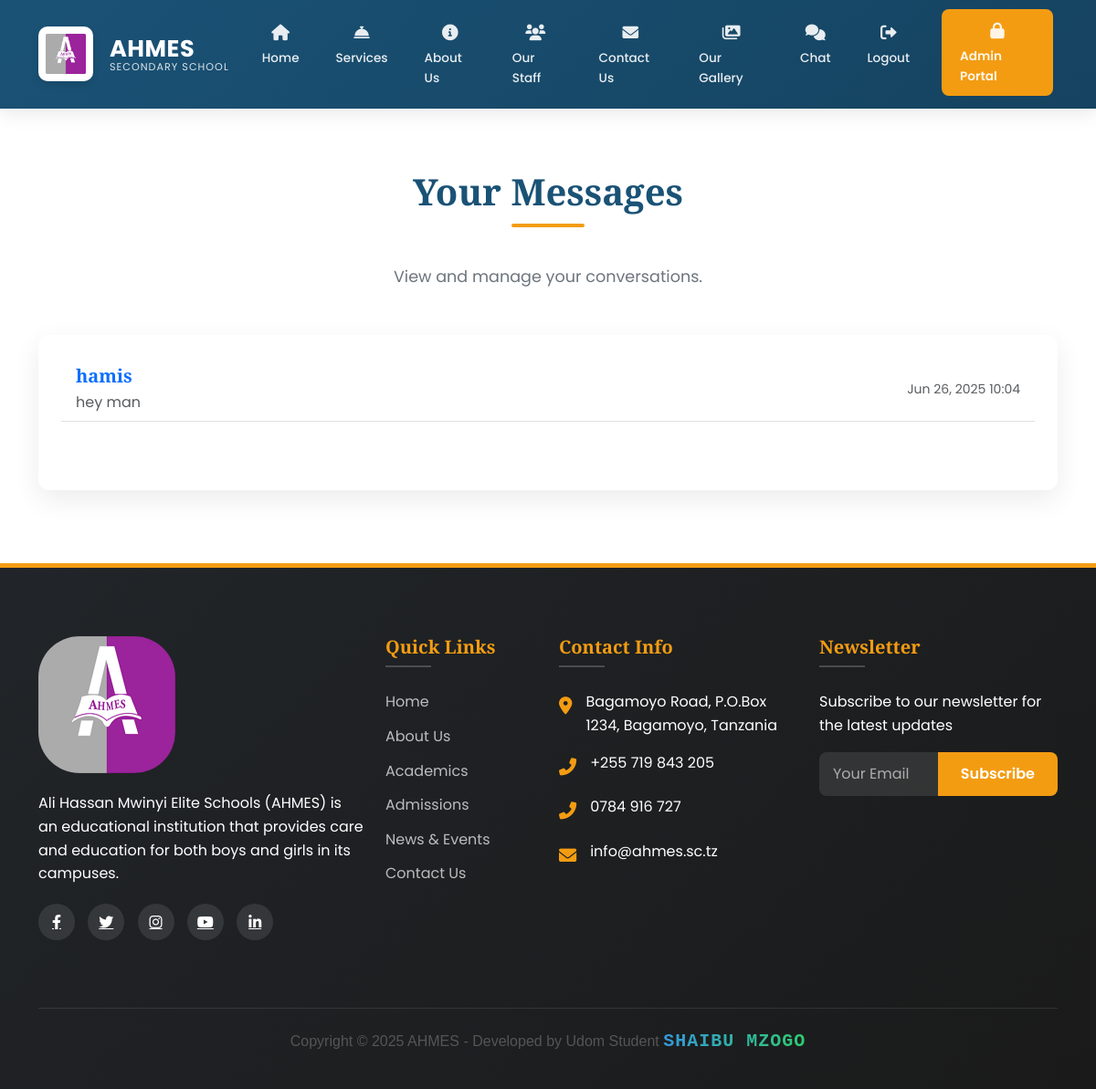
The app's page /inbox/ (signed in), older data.
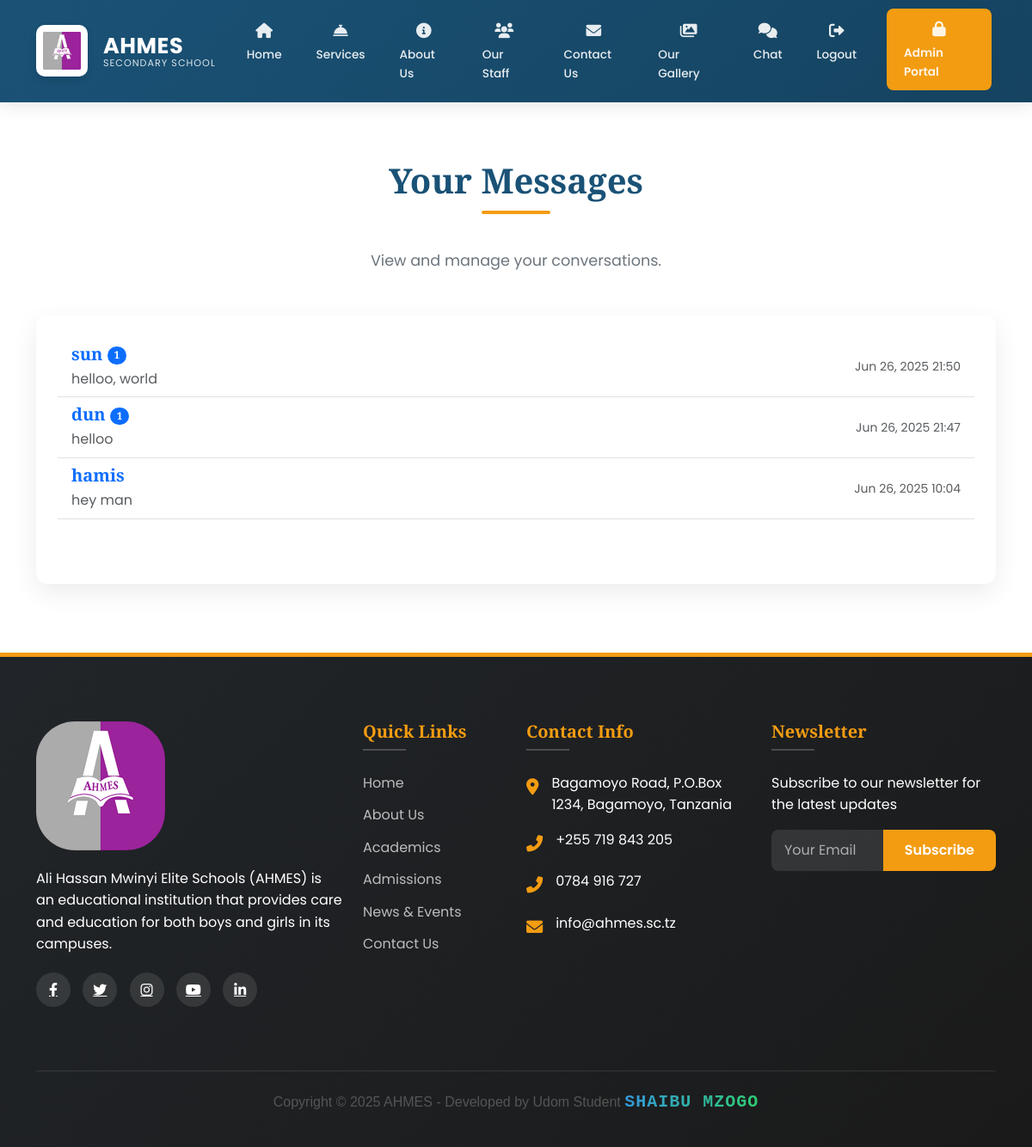
The same page, newer data.
### main/models.py (models this page shows, shortened)
class Conversation(models.Model):
    participants = models.ManyToManyField(User, related_name='conversations')
    created_at = models.DateTimeField(auto_now_add=True)
    updated_at = models.DateTimeField(auto_now=True)
    class Meta:
        ordering = ['-updated_at']

class User(AbstractUser):
    is_admin = models.BooleanField(default=False)
    is_staff_member = models.BooleanField(default=False)
    groups = models.ManyToManyField(
        Group,
        verbose_name=_('groups'),
        blank=True,
        help_text=_(
            'The groups this user belongs to. A user will get all permissions '
            'granted to each of their groups.'
        ),
        related_name="custom_user_set",
        related_query_name="user",
    )
    user_permissions = models.ManyToManyField(
        Permission,
        verbose_name=_('user permissions'),
        blank=True,
        help_text=_('Specific permissions for this user.'),
        related_name="custom_user_set",
        related_query_name="user",
    )
    class Meta:
        swappable = 'AUTH_USER_MODEL'
        db_table = 'auth_user'  # Optional: keeps the same table name as default User

class Message(models.Model):
    conversation = models.ForeignKey(Conversation, on_delete=models.CASCADE, related_name='messages')
    sender = models.ForeignKey(User, on_delete=models.CASCADE)
    content = models.TextField()
    timestamp = models.DateTimeField(auto_now_add=True)
    is_read = models.BooleanField(default=False)
    class Meta:
        ordering = ['timestamp']

### main/views.py (the view)
# urls.py: path('inbox/', inbox, name='inbox'),
@login_required
def inbox(request):
    conversations = Conversation.objects.filter(
        participants=request.user
    ).prefetch_related(
        'participants',
        'messages',
        'messages__sender'
    ).annotate(
        last_message_time=Max('messages__timestamp')
    ).order_by('-last_message_time')
    conversations_with_other = []
    for conversation in conversations:
        other_user = conversation.participants.exclude(id=request.user.id).first()
        last_message = conversation.messages.order_by('-timestamp').first()
        unread_count = conversation.messages.filter(
            is_read=False
        ).exclude(
            sender=request.user
        ).count()
        conversations_with_other.append({
            'conversation': conversation,
            'other_user': other_user,
            'last_message': last_message,
            'unread_count': unread_count
        })
    return render(request, 'chat/inbox.html', {
        'conversations_with_other': conversations_with_other
    })

### main/context_processors.py (called while the page is built)
def admin_counts(request):
    if request.user.is_authenticated and request.user.is_admin:
        return {
            'pending_comments': Comment.objects.filter(is_approved=False).count(),
            'gallery_count': Gallery.objects.count(),
        }
    return {}

### main/templates/chat/inbox.html (shortened to what this page needs)
{% extends 'main/base.html' %}
{% block content %}
<section class="section">
  <div class="container">
    <h2 class="section-title">Your Messages</h2>
    <p class="section-subtitle">View and manage your conversations.</p>
    <div class="row">
      <div class="col-12">
        <div class="card" data-aos="fade-up">
          <div class="card-body">
            <div id="conversationsList">
              {% if conversations_with_other %}
                <ul class="list-group list-group-flush" id="conversationsContainer">
                  {% for item in conversations_with_other %}
                    <li class="list-group-item conversation-item" data-conversation-id="{{ item.conversation.id }}">
                      <a href="{% url 'chat' item.conversation.id %}" class="text-decoration-none">
                        <div class="d-flex justify-content-between align-items-center">
                          <div>
                            <h5 class="mb-1">
                              {{ item.other_user.username }}
                              {% if item.unread_count > 0 %}
                                <span class="badge bg-primary rounded-pill unread-count">{{ item.unread_count }}</span>
                              {% endif %}
                            </h5>
                            {% if item.last_message %}
                              <p class="mb-0 text-muted last-message">
                                {{ item.last_message.content|truncatechars:50 }}
                              </p>
                            {% endif %}
                          </div>
                          <div class="text-end">
                            {% if item.last_message %}
                              <small class="text-muted d-block message-time">
                                {{ item.last_message.timestamp|date:"M d, Y H:i" }}
                              </small>
                            {% endif %}
                          </div>
                        </div>
                      </a>
                    </li>
                  {% endfor %}
                </ul>
              {% else %}
                <p class="text-center text-muted">No conversations yet. Start a new conversation!</p>
              {% endif %}
            </div>
          </div>
        </div>
      </div>
    </div>
  </div>
</section>
{% endblock %}
{% block extra_js %}
<link rel="stylesheet" href="https://cdnjs.cloudflare.com/ajax/libs/font-awesome/6.0.0/css/all.min.css">
{% endblock %}

### main/templates/main/base.html (shortened to what this page needs)
<!DOCTYPE html>
<html lang="en">
  <head>
    {% load static %}
    <link
      href="https://cdn.jsdelivr.net/npm/bootstrap@5.3.2/dist/css/bootstrap.min.css"
      rel="stylesheet"
    />
    <link
      rel="stylesheet"
      href="https://cdnjs.cloudflare.com/ajax/libs/font-awesome/6.4.0/css/all.min.css"
    />
    <link href="https://unpkg.com/aos@2.3.1/dist/aos.css" rel="stylesheet" />
    <link
      href="https://cdn.jsdelivr.net/npm/bootstrap@5.3.0/dist/css/bootstrap.min.css"
      rel="stylesheet"
    />
    <link
      href="https://cdn.jsdelivr.net/npm/aos@2.3.4/dist/aos.css"
      rel="stylesheet"
    />
    <link
      href="https://cdnjs.cloudflare.com/ajax/libs/font-awesome/6.0.0/css/all.min.css"
      rel="stylesheet"
    />
  </head>
  <body>
    <br />
    <nav class="navbar navbar-expand-lg navbar-dark fixed-top">
      <div class="container">
        <a
          class="navbar-brand d-flex align-items-center"
          href="{% url 'home' %}"
        >
          <div class="logo-container me-2">
            <img
              src="{% static 'images/Ahmes.PNG' %}"
              alt="AHMES Logo"
              class="logo-img"
            />
          </div>
          <div class="brand-text">
            <span class="brand-name">AHMES</span>
            <span class="brand-subtitle">SECONDARY SCHOOL</span>
          </div>
        </a>
        <div class="collapse navbar-collapse" id="navbarNav">
          <ul class="navbar-nav ms-auto">
            <li class="nav-item">
              <a
                class="nav-link {% if request.path == '/' %}active{% endif %}"
                href="{% url 'home' %}"
              >
                <span class="nav-icon"><i class="fas fa-home"></i></span>
                <span class="nav-text">Home</span>
              </a>
            </li>
            <li class="nav-item">
              <a
                class="nav-link {% if 'services' in request.path %}active{% endif %}"
                href="{% url 'services' %}"
              >
                <span class="nav-icon"
                  ><i class="fas fa-concierge-bell"></i
                ></span>
                <span class="nav-text">Services</span>
              </a>
            </li>
            <li class="nav-item">
              <a
                class="nav-link {% if 'about' in request.path %}active{% endif %}"
                href="{% url 'about' %}"
              >
                <span class="nav-icon"><i class="fas fa-info-circle"></i></span>
                <span class="nav-text">About Us</span>
              </a>
            </li>
            <li class="nav-item">
              <a
                class="nav-link {% if 'staff' in request.path %}active{% endif %}"
                href="{% url 'staff' %}"
              >
                <span class="nav-icon"><i class="fas fa-users me-1"></i></span>
                <span class="nav-text">Our Staff</span>
              </a>
            </li>
            <li class="nav-item">
              <a
                class="nav-link {% if 'contact' in request.path %}active{% endif %}"
                href="{% url 'contact' %}"
              >
                <span class="nav-icon"><i class="fas fa-envelope"></i></span>
                <span class="nav-text">Contact Us</span>
              </a>
            </li>
            <li class="nav-item">
              <a
                class="nav-link {% if 'gallery' in request.path %}active{% endif %}"
                href="{% url 'gallery' %}"
              >
                <span class="nav-icon"><i class="fas fa-images"></i></span>
                <span class="nav-text">Our Gallery</span>
              </a>
            </li>
            {% if user.is_authenticated %}
            <li class="nav-item">
              <a
                class="nav-link {% if 'chat' in request.path %}active{% endif %}"
                href="{% url 'inbox' %}"
              >
                <span class="nav-icon"><i class="fas fa-comments"></i></span>
                <span class="nav-text">Chat</span>
              </a>
            </li>
            {% endif %}
            <li class="nav-item">
  {% if request.user.is_authenticated %}
    <a
      class="nav-link"
      href="{% url 'logout' %}"
      onclick="event.preventDefault(); document.getElementById('logout-form').submit();"
    >
      <span class="nav-icon"><i class="fas fa-sign-out-alt"></i></span>
      <span class="nav-text">Logout</span>
    </a>
  {% endif %}
</li>
            <li class="nav-item">
              <a class="nav-link cta-button" href="{% url 'admin_login' %}">
                <span class="nav-icon"><i class="fas fa-lock"></i></span>
                <span class="nav-text">Admin Portal</span>
              </a>
            </li>
          </ul>
        </div>
      </div>
    </nav>
    {% block content %}{% endblock %}
    <footer>
      <div class="container">
        <div class="row">
          <div class="col-lg-4 mb-4" data-aos="fade-up">
            <img
              src="{% static 'images/Ahmes.PNG' %}"
              alt="AHMES Logo"
              class="footer-logo"
              style="border-radius: 30%"
            />
            <div class="footer-about">
              <p>
                Ali Hassan Mwinyi Elite Schools (AHMES) is an educational
                institution that provides care and education for both boys and
                girls in its campuses.
              </p>
            </div>
            <div class="social-icons">
              <a href="#"><i class="fab fa-facebook-f"></i></a>
              <a href="#"><i class="fab fa-twitter"></i></a>
              <a href="#"><i class="fab fa-instagram"></i></a>
              <a href="#"><i class="fab fa-youtube"></i></a>
              <a href="#"><i class="fab fa-linkedin-in"></i></a>
            </div>
          </div>
          <div
            class="col-lg-2 col-md-6 mb-4"
            data-aos="fade-up"
            data-aos-delay="100"
          >
            <div class="footer-links">
              <h5>Quick Links</h5>
              <ul>
                <li><a href="#">Home</a></li>
                <li><a href="#">About Us</a></li>
                <li><a href="#">Academics</a></li>
                <li><a href="#">Admissions</a></li>
                <li><a href="#">News & Events</a></li>
                <li><a href="#">Contact Us</a></li>
              </ul>
            </div>
          </div>
          <div
            class="col-lg-3 col-md-6 mb-4"
            data-aos="fade-up"
            data-aos-delay="200"
          >
            <div class="footer-links">
              <h5>Contact Info</h5>
              <div class="contact-info">
                <div class="contact-item">
                  <div class="contact-icon">
                    <i class="fas fa-map-marker-alt"></i>
                  </div>
                  <div>Bagamoyo Road, P.O.Box 1234, Bagamoyo, Tanzania</div>
                </div>
                <div class="contact-item">
                  <div class="contact-icon">
                    <i class="fas fa-phone-alt"></i>
                  </div>
                  <div>+255 719 843 205</div>
                </div>
                <div class="contact-item">
                  <div class="contact-icon">
                    <i class="fas fa-phone-alt"></i>
                  </div>
                  <div>0784 916 727</div>
                </div>
                <div class="contact-item">
                  <div class="contact-icon">
                    <i class="fas fa-envelope"></i>
                  </div>
                  <div>info@ahmes.sc.tz</div>
                </div>
              </div>
            </div>
          </div>
          <div
            class="col-lg-3 col-md-6 mb-4"
            data-aos="fade-up"
            data-aos-delay="300"
          >
            <div class="footer-links">
              <h5>Newsletter</h5>
              <p>Subscribe to our newsletter for the latest updates</p>
              <form id="newsletterForm" class="newsletter-form">
                <div class="input-group mb-3">
                  <input
                    type="email"
                    class="form-control"
                    placeholder="Your Email"
                    required
                  />
                  <button class="btn" type="submit">Subscribe</button>
                </div>
              </form>
            </div>
          </div>
        </div>
        <div class="copyright">
         <p style="font-family: Arial, sans-serif; font-size: 16px; color: #555; text-align: center;">
  Copyright © 2025 AHMES - Developed by Udom Student
  <span style="font-family: 'Courier New', monospace; font-size: 20px; color: #3498db; letter-spacing: 1px; font-weight: bold; text-transform: uppercase; background: linear-gradient(90deg, #3498db, #2ecc71); -webkit-background-clip: text; -webkit-text-fill-color: transparent;">
    Shaibu Mzogo
  </span>
</p>
        </div>
      </div>
    </footer>
    {% block extra_js %}{% endblock %}
  </body>
</html>

### main/templates/chat/inbox.html (style rules this page uses)
.unread-count { font-size: 0.75rem; vertical-align: middle; }
.message-time { white-space: nowrap; }
.last-message { white-space: nowrap; overflow: hidden; text-overflow: ellipsis; max-width: 300px; }

Row changes from the older to the newer data that the page shows:
added Conversation: other_user.username "sun", unread_count "1", last_message.content "helloo, world", last_message.timestamp "Jun 26, 2025 21:50"
added Conversation: other_user.username "dun", unread_count "1", last_message.content "helloo", last_message.timestamp "Jun 26, 2025 21:47"
